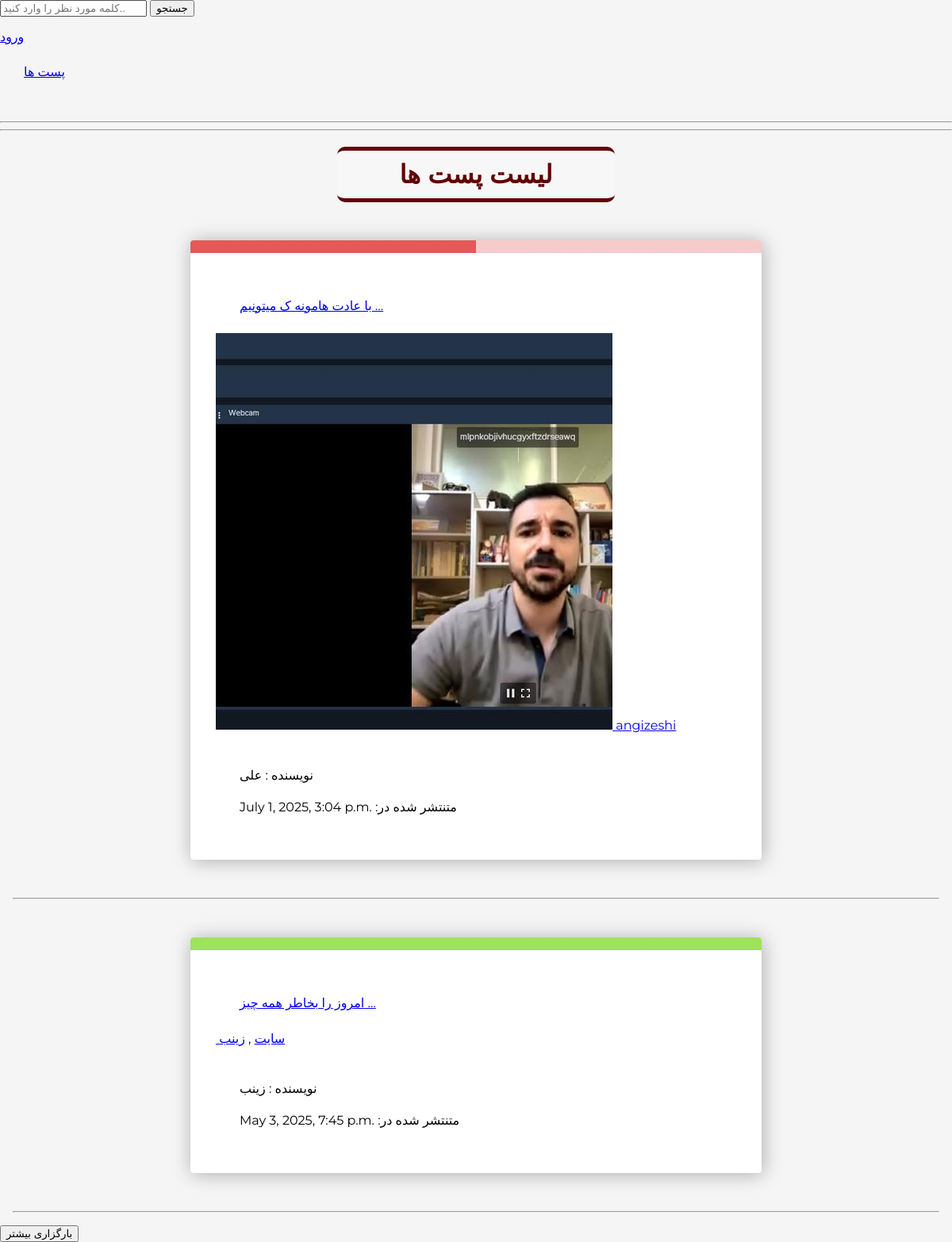
/posts/, run on the app's committed database.
### social/models.py (models this page shows, shortened)
class Post(models.Model):
    author=models.ForeignKey(User,on_delete=models.CASCADE,related_name="user_posts",verbose_name="نویسنده")
    description=models.TextField(verbose_name="توضیحات")
    created=models.DateTimeField(auto_now_add=True)
    updated = models.DateTimeField(auto_now=True)
    likes=models.ManyToManyField(User, related_name="liked_posts", blank=True)
    save_by=models.ManyToManyField(User,related_name="saved_posts")
    total_likes=models.PositiveIntegerField(default=0)
    active=models.BooleanField(default=True)
    tags=TaggableManager()
    class Meta:
        ordering=['-created']
        indexes=[
            models.Index(fields=['-created']),
            models.Index(fields=['-total_likes'])
        ]
        verbose_name="پست"
        verbose_name_plural = "پست ها"
    def get_absolute_url(self):
        return reverse('social:post_detail', args=[self.id])

class Image(models.Model):
    post=models.ForeignKey(Post, on_delete=models.CASCADE, related_name="images", verbose_name="تصویر")
    image_file=ResizedImageField(upload_to="post_images/", size=[500,500], quality=75, crop=['middle','center'])
    title=models.CharField(max_length=250, verbose_name="عنوان", null=True, blank=True)
    description=models.TextField(verbose_name="توضیحات", null=True, blank=True)
    created=models.DateTimeField(auto_now_add=True)
    class Meta:
        ordering=['-created']
        indexes=[
            models.Index(fields=['-created'])
        ]
        verbose_name="تصویر"
        verbose_name_plural = "تصویر ها"

class User(AbstractUser):
    date_of_birth=models.DateTimeField(verbose_name="تاریخ تولد", blank=True, null=True)
    bio=models.TextField(verbose_name=" بایو ", blank=True, null=True )
    photo=models.ImageField(verbose_name="تصاویر",upload_to="account_images/",null=True, blank=True)
    job=models.CharField(max_length=250,verbose_name="شغل", blank=True, null=True)
    phone=models.CharField(verbose_name="شماره تلفن",max_length=11, blank=True, null=True)
    following=models.ManyToManyField('self',through='Contact',related_name="followers",symmetrical=False)

### social/views.py (the view)
# urls.py: path('posts/', views.post_list, name="post_list"),
def post_list(request,tag_slug=None):
    posts=Post.objects.select_related('author').order_by('-total_likes')
    tag=None
    if tag_slug:
        tag=get_object_or_404(Tag,slug=tag_slug)
        posts=Post.objects.filter(tags__in=[tag])
    paginator=Paginator(posts,2)
    page_number=request.GET.get('page')
    try:
        posts = paginator.page(page_number)
    except EmptyPage:
        posts = []
    except PageNotAnInteger:
        posts = paginator.page(1)
    if request.headers.get('x-requested-with')=='XMLHttpRequest':
        return render(request,'social/list_ajax.html',{'posts':posts})
    context={
        'posts':posts,
        'tag':tag,
    }
    return render(request,"social/list.html",context)

### social/templates/social/list.html (shortened to what this page needs)
{% extends 'parent/base.html' %}
{% block content %}
<div id="post_list">
    <h1 class="post-list">لیست پست ها </h1>
<ol style="--length: {{ posts|length }}" role="list">
    {% for post in posts %}
        <a href="{{ post.get_absolute_url }}">
        <li style="--i: {{ forloop.counter}}">
            {{post.description | truncatewords:5|linebreaks }}
            <img src="{{ post.images.first.image_file.url }}" alt="{{ post.images.first.title }}">
        </a>
        {%for tag in post.tags.all %}
            <a href="{%url 'social:post_list_by_tag' tag.slug %}">{{tag.name}}</a>
            {%if not forloop.last %}, {% endif %}
        {% endfor %}
    <br>
    <br>
        <p>نویسنده : {{ post.author.first_name }} </p>
        <p>{{ post.created}} :متنتشر شده در  </p>
<hr>
    {% endfor%}
</ol>
</div>
<button id="load-more">بارگزاری بیشتر</button>
{% endblock %}

### social/static/css/base.css (style rules this page uses)
* { box-sizing: border-box; }
body { --h: 212deg; --l: 43%; --brandColor: hsl(var(--h), 71%, var(--l)); font-family: Montserrat, sans-serif; margin: 0; background-color: whitesmoke; }
p { margin: 30px; line-height: 0.6; }
.post-list { width: 350px; height: 70px; background-color: #f8f7f7; color: #610303; text-align: center; border-top: 5px solid #610303; border-bottom: 5px solid #610303; border-radius: 10px; margin: 20px auto; padding: 10px; }
ol { list-style: none; counter-reset: list; padding: 0 1rem; }
li { --stop: calc(100% / var(--length) * var(--i)); --l: 62%; --l2: 88%; --h: calc((var(--i) - 1) * (180 / var(--length))); --c1: hsl(var(--h), 71%, var(--l)); --c2: hsl(var(--h), 71%, var(--l2)); position: relative; counter-increment: list; max-width: 45rem; margin: 2rem auto; padding: 2rem 1rem 1rem; box-shadow: 0.1rem 0.1rem 1.5rem rgba(0, 0, 0, 0.3); border-radius: 0.25rem; overflow: hidden; background-color: white; }
li::before { content: ''; display: block; width: 100%; height: 1rem; position: absolute; top: 0; left: 0; background: linear-gradient(to right, var(--c1) var(--stop), var(--c2) var(--stop)); }
@media (min-width: 40em) { li { margin: 3rem auto; padding: 3rem 2rem 2rem; } }

### data on the page
Post: description "با عادت هامونه ک میتونیم …", images.first.image_file (picture), author.first_name "علی", created "July 1, 2025, 3:04 p.m."
Tag: name "angizeshi"
Post: description "امروز را بخاطر همه چیز …", author.first_name "زینب", created "May 3, 2025, 7:45 p.m."
Tag: name "سایت"
Tag: name "زینب"
